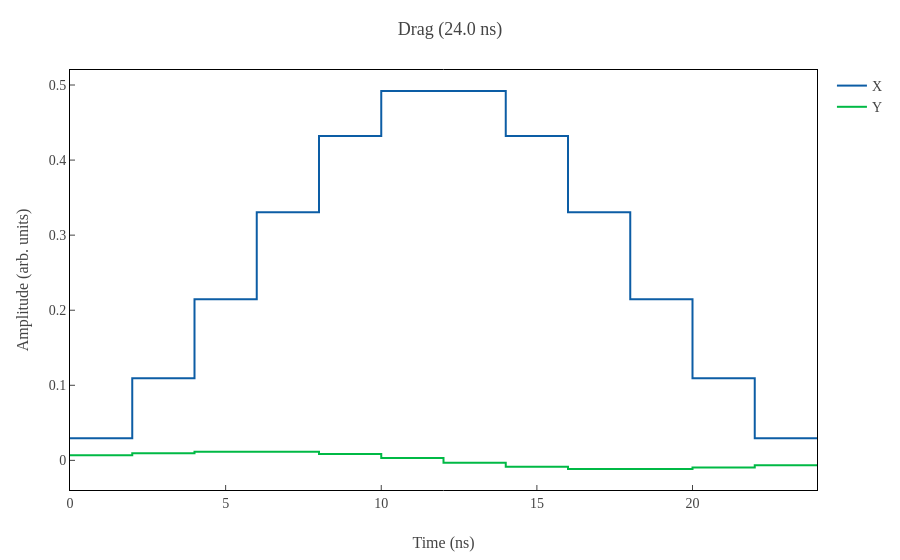
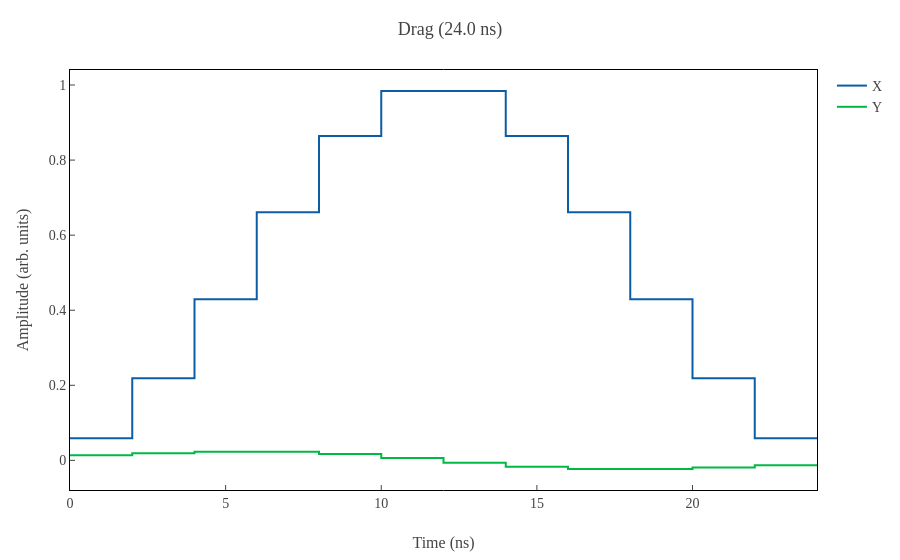

The cell these charts' notebook holds for them, in order:
### Code cell
drag_hpi = exp.drag_hpi_pulse[Q0]
display(drag_hpi.plot())

drag_pi = exp.drag_pi_pulse[Q0]
display(drag_pi.plot())

### Figure 1 — Plotly figure (JSON) as saved in the notebook; plotly's stock layout.template omitted (floating-point values rounded to 4 significant figures)
{"data": [{"line": {"shape": "hv"}, "mode": "lines", "name": "X", "type": "scatter", "x": [0, 2, 4, 6, 8, 10, 12, 14, 16, 18, 20, 22, 24], "y": [0.02945, 0.1095, 0.2145, 0.3304, 0.4321, 0.492, 0.492, 0.4321, 0.3304, 0.2145, 0.1095, 0.02945, 0.02945]}, {"line": {"shape": "hv"}, "mode": "lines", "name": "Y", "type": "scatter", "x": [0, 2, 4, 6, 8, 10, 12, 14, 16, 18, 20, 22, 24], "y": [0.006652, 0.009486, 0.01151, 0.01147, 0.008595, 0.003202, -0.003202, -0.008595, -0.01147, -0.01151, -0.009486, -0.006652, -0.006652]}], "layout": {"title": {"text": "Drag (24.0 ns)"}, "xaxis": {"title": {"text": "Time (ns)"}}, "yaxis": {"title": {"text": "Amplitude (arb. units)"}}}}

### Figure 2 — Plotly figure (JSON) as saved in the notebook; plotly's stock layout.template omitted (floating-point values rounded to 4 significant figures)
{"data": [{"line": {"shape": "hv"}, "mode": "lines", "name": "X", "type": "scatter", "x": [0, 2, 4, 6, 8, 10, 12, 14, 16, 18, 20, 22, 24], "y": [0.05891, 0.2189, 0.4291, 0.6607, 0.8641, 0.984, 0.984, 0.8641, 0.6607, 0.4291, 0.2189, 0.05891, 0.05891]}, {"line": {"shape": "hv"}, "mode": "lines", "name": "Y", "type": "scatter", "x": [0, 2, 4, 6, 8, 10, 12, 14, 16, 18, 20, 22, 24], "y": [0.0133, 0.01897, 0.02301, 0.02294, 0.01719, 0.006404, -0.006404, -0.01719, -0.02294, -0.02301, -0.01897, -0.0133, -0.0133]}], "layout": {"title": {"text": "Drag (24.0 ns)"}, "xaxis": {"title": {"text": "Time (ns)"}}, "yaxis": {"title": {"text": "Amplitude (arb. units)"}}}}
